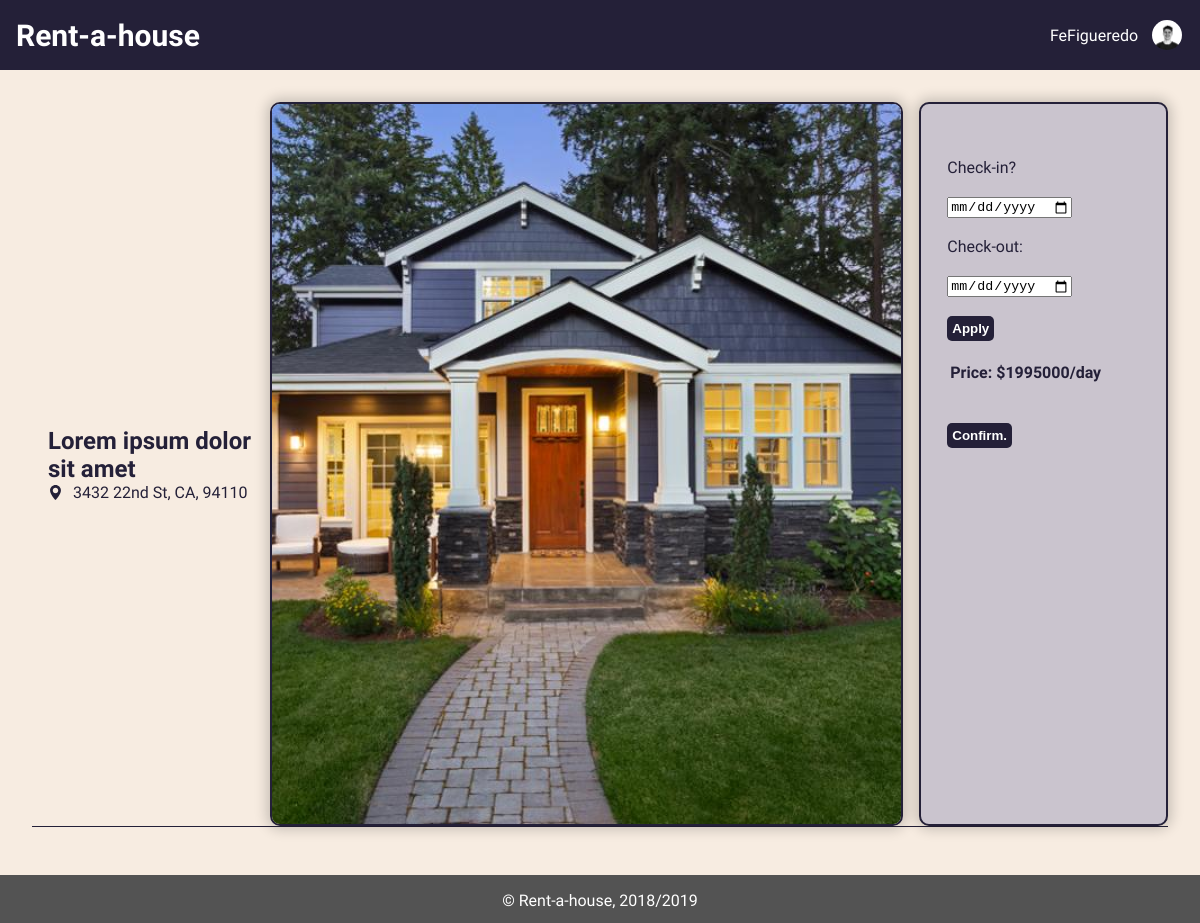
/pages/rental.php?id=1 (signed in), run on the app's committed database.
### tables this page shows
CREATE TABLE house (
  id INTEGER PRIMARY KEY AUTOINCREMENT,
  image VARCHAR,
  type VARCHAR,
  room INTEGER,
  bathroom Integer,
  price DOUBLE,
  published DATE,
  address VARCHAR, 
  location VARCHAR,
  state VARCHAR,
  postCode VARCHAR,  
  description VARCHAR,
  title VARCHAR,
  owner VARCHAR REFERENCES user
);

### database/db_utils.php (called while the page is built, shortened)
<?php
    include_once('../database/connection.php');
    function getHouse($id){
        global $db;
        $stmt = $db->prepare("SELECT * FROM house WHERE id='".$id."'");
        $stmt->execute();
        $aux = $stmt->fetch();
        return $aux;
    }
?>

### pages/rental.php (the view, shortened to what this page needs)
<?php
    include_once('../templates/templates.php');
    include_once('../database/connection.php');
    include_once('../database/db_utils.php');
    if(isset($_GET['id'])){
        $id = $_GET['id'];
        $house = getHouse($id);
    }
?>
    <article class="house-body">
        <div id="house-header">
                <div id="house-title">
                    <h2><?=$house["title"]?></h2>
                    <div id="house-location">
                        <p><?=$house["address"].", ".$house["state"].", ".$house["postCode"]?></p>
                    </div>
                </div>
                <section id="house-image-contact">
                    <img  src="../images/houses/<?=$house['image']?>" alt="HouseImg">
                    <div id="house-contact-owner">
                    <?php
                        $priceDay = $house["price"];
                    ?>
                    <div id="rental_info">
                        <br><br><label>Check-in?</label><br><br>
                        <input type="date" name="checkin" id="checkin">
                        <br><br><label>Check-out:</label><br><br>
                        <input type="date" name="checkout" id="checkout">
                        <br><br><?php echo "<button type='button' onclick='date($priceDay)' id='button' class='utils-btn'>";?>Apply</button><br><br>
                        <table id="table">
                            <tr><th>Price:</th><th>$<?=$house["price"]?>/day</th></tr>
                        </table>
                        <br><br><button class="utils-btn">Confirm.</button>
                    </div>
                    </div>
                </section>
        </div>
    </article>

### css/style.css (style rules this page uses)
:root { --main-color-1: #242038; --main-color-2: #725AC1; --main-color-3: #8D86C9; --main-color-4: #CAC4CE; --main-color-5: #F7ECE1; --main-color-6: white; --main-color-7: rgba(0,0,0,.2); --main-color-8: rgb(0, 0, 0); --main-color-9: rgb(83, 83, 83); --main-color-10: rgb(245, 89, 71); }
html { margin: 0; padding: 0; width: 100%; }
body { display: flex; flex-direction: column; font-family: 'Exo 2', sans-serif; background-color: var(--main-color-5); color: var(--main-color-1); margin: 0; padding: 0; min-height: 100vh; width: 100%; }
#rental_info { padding-left: 5%; }
.utils-btn { background-color:var(--main-color-1); border-radius: 5px; display:inline-block; cursor:pointer; color:var(--main-color-6); font-weight:bold; padding: 5px; text-decoration:none; border: none; transition: background-color 0.5s; position: relative; }
.house-body { flex: auto; padding: 2em; display: flex; flex-direction: column; }
#house-header { display: flex; flex-direction: row; border-bottom: 1px solid var(--main-color-1); margin-bottom: 1em; }
#house-title { padding: 1em; border-radius: 10px; margin: auto auto auto 0; float: right; }
#house-title h2 { margin: auto; color: var(--main-color-1) }
#house-title p { color: var(--main-color-1); margin: auto 0; }
#house-location { margin: auto; display: flex; flex-direction: row; vertical-align: middle; }
#house-location svg { fill: var(--main-color-1); width: 15px; margin-right: 10px; }
#house-image-contact { display: flex; flex-direction: row; }
#house-image-contact>img { border: 2px solid var(--main-color-1); border-radius: 10px; margin: auto auto auto 0; float: left; width: 70%; height: 45em; vertical-align: middle; object-fit: cover; box-shadow: 0 0 0.8rem 0.2rem var(--main-color-7); margin-right: 1em; }
#house-contact-owner { border: 2px solid var(--main-color-1); border-radius: 10px; float: right; margin: 0 0 0 auto; display: flex; flex-direction: column; background-color: var(--main-color-4); width: 25%; padding: 1em; box-shadow: 0 0 0.8rem 0.2rem var(--main-color-7); }

### data on the page
house: title "Lorem ipsum dolor sit amet", address "3432 22nd St", state "CA", postCode "94110", image (picture), price "1995000"

### other printed values
$_SESSION['username'] "FeFigueredo"
